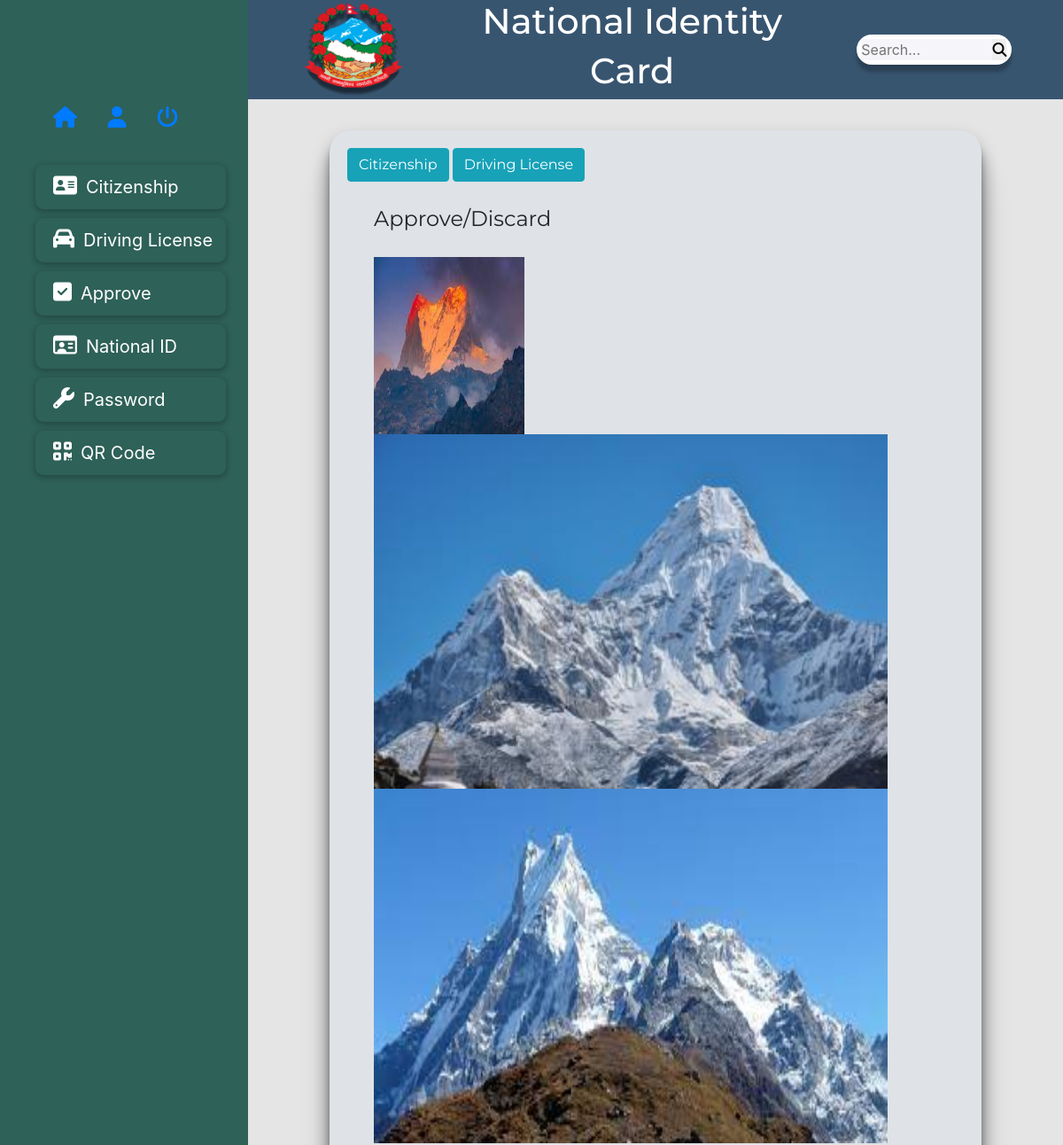
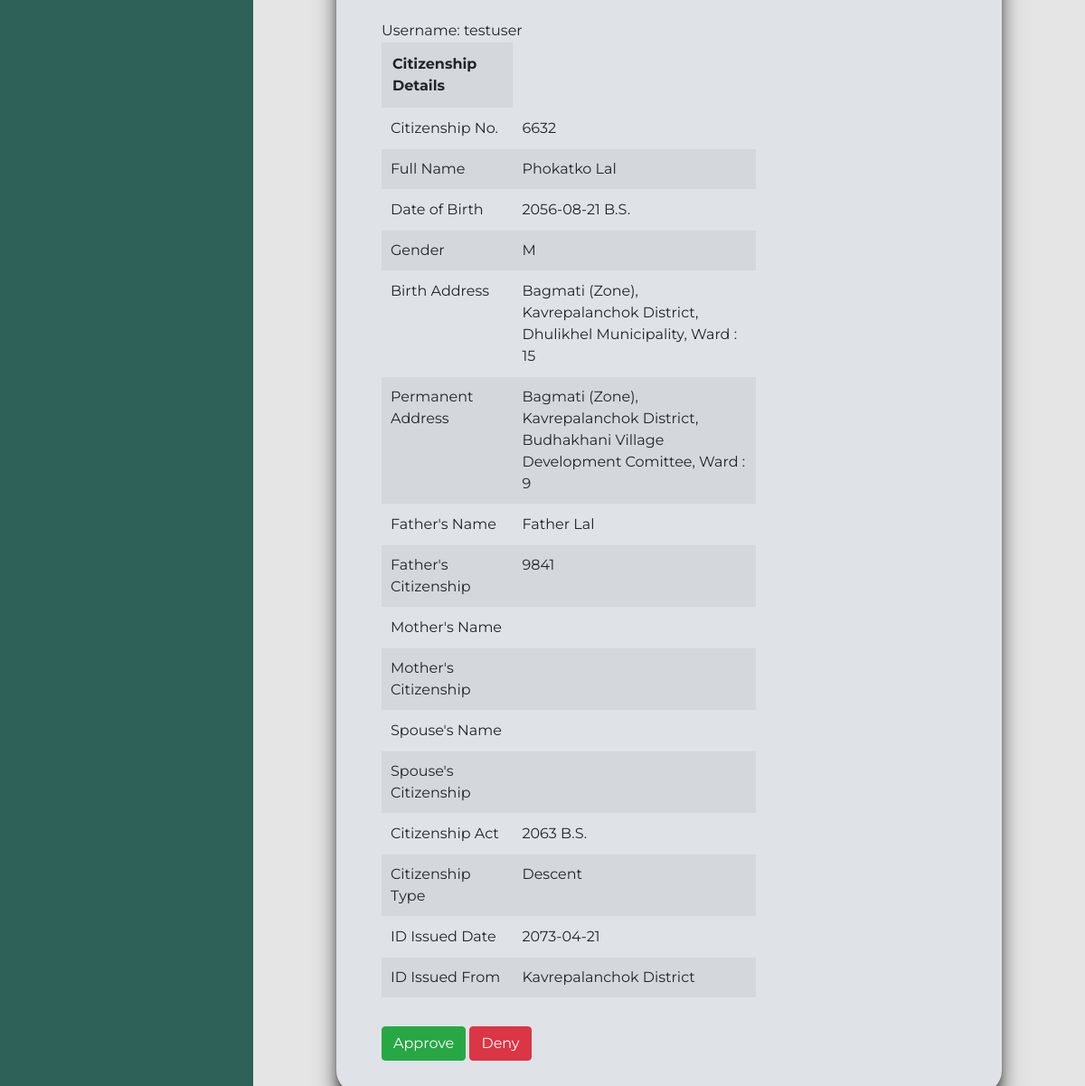
The app's page /accounts/approve/citizenship/ (signed in) with its own data (2 pictures, top to bottom).
### documents/models.py (models this page shows, shortened)
class Citizenship(models.Model):
    GENDER_CHOICES = (
        ('M', 'Male'),
        ('F', 'Female'),
        ('O', 'Others')
    )
    id = models.AutoField(primary_key=True)
    citizenship_no = models.CharField(max_length=64, blank=False, null=False)
    gender = models.CharField(max_length=1, choices=GENDER_CHOICES)
    approval = models.OneToOneField(Approval, on_delete=models.PROTECT, null=True, blank=True, related_name="citizenships")
    photo_front = models.FileField(upload_to="citizenship/")
    photo_back = models.FileField(upload_to="citizenship/")
    first_name = models.CharField(max_length=32, blank=False)
    middle_name = models.CharField(max_length=32, blank=True, null=True)
    last_name = models.CharField(max_length=32, blank=False)
    birth_new_old = models.BooleanField(null=False)
    birth_region = models.ForeignKey(Region, on_delete=models.PROTECT, related_name="born_citizens")
    birth_district = models.ForeignKey(District, on_delete=models.PROTECT, related_name="born_citizens")
    birth_local_category = models.ForeignKey(LocalBodyCategory, on_delete=models.PROTECT, related_name="born_citizens")
    birth_local = models.ForeignKey(LocalBody, on_delete=models.PROTECT, related_name="born_citizens")
    birth_ward_no = models.PositiveIntegerField(validators=[MinValueValidator(1), MaxValueValidator(33)])
    perma_new_old = models.BooleanField(null=False)
    perma_region = models.ForeignKey(Region, on_delete=models.PROTECT, related_name="perma_citizens")
    perma_district = models.ForeignKey(District, on_delete=models.PROTECT, related_name="perma_citizens")
    perma_local_category = models.ForeignKey(LocalBodyCategory, on_delete=models.PROTECT, related_name="perma_citizens")
    perma_local = models.ForeignKey(LocalBody, on_delete=models.PROTECT, related_name="perma_citizens")
    perma_ward_no = models.PositiveIntegerField(validators=[MinValueValidator(1), MaxValueValidator(33)])
    dob_bs = models.DateField()
    father_first_name = models.CharField(max_length=32, blank=False)
    father_middle_name = models.CharField(max_length=32, blank=True, null=True)
    father_last_name = models.CharField(max_length=32, blank=False)
    father_citizenship_id = models.IntegerField()#blank=True, null=True)
    mother_first_name = models.CharField(max_length=32, blank=True, null=True)
    mother_middle_name = models.CharField(max_length=32, blank=True, null=True)
    mother_last_name = models.CharField(max_length=32, blank=True, null=True)
    mother_citizenship_id = models.IntegerField(blank=True, null=True)
    is_married = models.BooleanField(null=False)
    spouse_first_name = models.CharField(max_length=32, blank=True, null=True)
    spouse_middle_name = models.CharField(max_length=32, blank=True, null=True)
    spouse_last_name = models.CharField(max_length=32, blank=True, null=True)
    spouse_citizenship_id = models.IntegerField(blank=True, null=True)
    citizenship_type = models.ForeignKey(CitizenshipType, on_delete=models.PROTECT, related_name="citizenships")
    face_photo = models.FileField(upload_to="citizenship/")
    issue_date_bs = models.DateField()
    citizenship_act = models.ForeignKey(CitizenshipAct, on_delete=models.PROTECT, related_name="citizenships")

class CitizenshipAct(models.Model):
    id = models.AutoField(primary_key=True)
    name = models.CharField(max_length=64, blank=False, null=False)
    def __str__(self):
        return f"{self.name}"

class CitizenshipType(models.Model):
    id = models.AutoField(primary_key=True)
    name = models.CharField(max_length=64, blank=False, null=False)
    def __str__(self):
        return f"{self.name}"

### accounts/views.py (the view)
# urls.py: path('approve/citizenship/', account_view.approve, name='profile-approve'),
@login_required
def approve(request):
    off = Officer.objects.get(account=request.user.id)
    district = off.office_address
    cit = Citizenship.objects.filter(perma_district__id=district.pk, approval__isnull=True).first()
    context={
            'title':'Approval'
        }
    if cit is None:
        context={
            'notice':'No documents left for approval.',
            'title':'Approval'
        }
    else:
        cit_data = CitizenshipDetail(cit)
        doc = Documents.objects.get(citizenship__id = cit.pk) # try?
        usr = doc.user.username
        documnt = doc.citizenship
        global cit_id
        cit_id = cit.pk
        if request.method == 'POST':
            form = ApprovalForm(request.POST)
            if form.is_valid():
                form.save(commit=False)
                usrType = User.objects.get(username=request.user.username)
                form.instance.approved_by = Officer.objects.get(account=usrType)
                form.instance.approval_type = 'CIT'
                approve = form.save()
                cit.approval = approve
                cit.save()
                doc = Documents.objects.get(citizenship__id=cit.pk)
                while True:
                    nid = get_national_ID(district.pk)
                    try:
                        document = Documents.objects.get(national_id__exact=nid)
                        continue
                    except ObjectDoesNotExist:
                        doc.national_id = nid
                        break
                doc.save()
                messages.success(request, f'Citizenship Approved for {usr}')
                return redirect('profile-approve')
        else:
            form = ApprovalForm()
        f={
            'form':form,
            'cit_data':cit_data,
            'username':usr,
            'document':documnt
        }
        context.update(f)
    return render(request, 'accounts/profile-approve.html', context = context)

### accounts/forms.py
class ApprovalForm(forms.ModelForm):
       class Meta:
        model = Approval
        fields = []

### address/models.py (called while the page is built)
    def __str__(self):
        if self.new_old:
            return f"{self.name} (Province)"
        else:
            return f"{self.name} (Zone)"

    def __str__(self):
        return f"{self.name}"

    def __str__(self):
        return f"{self.name}"

    def __str__(self):
        return f"{self.name} {self.category}"

### accounts/templates/accounts/profile-approve.html (shortened to what this page needs)
{% extends "accounts/profile-layout.html" %}
{% load static %}
{% load crispy_forms_tags %}
{% block add_page_style %}
    <link rel="stylesheet" href="{% static 'documents/css/detail.css' %}" type ="text/css">
{% endblock %}
{% block pageContent%}
<div class="main">
  <div class="main-content">
      <div class="personal_details" id="info-box">
            <a href="{% url 'profile-approve'%}" class="btn btn-info">Citizenship</a>
            <a href="{% url 'license-approve'%}" class="btn btn-info">Driving License</a> <br><br>
            <main role="main" class="container">
                <div class="">
                    <div class="col-md-8">
                    <div class="content-section">
                    {% if notice %} {{notice}}
                    {% else %}
                     <form method="POST">
                        <fieldset class="form-group">
                            <legend class="border-bottom mb-4">Approve/Discard</legend>
                                {% if document %}
                                <div class="document_img">
                                    {% if document.face_photo.url %}<img id="face_photo" src="{{document.face_photo.url}}">{% endif %}
                                    {% if document.photo_front.url %}<img id="citizenship_front" src = "{{document.photo_front.url}}">{% endif %}
                                    {% if document.photo_back.url %}<img id="citizenship_back" src = "{{document.photo_back.url}}">{% endif %}
                                </div>
                                {% endif %}
                                <br>
                                {% if username %} Username: {{username}} {%endif%}
                                <br>
                                {% if cit_data %}
                                  <table class="table table-striped">
                                  <th>Citizenship Details</th>
                                        {% for key, value in cit_data.items %}
                                        <tr>
                                            <td style="width:200px;"> {{key}} </td> <td style="width:500px;"> {{value}} </td>
                                        </tr>
                                        {% endfor %}
                                    </table>
                                {% endif %}
                        </fieldset>
                    <div class="form-group">
                        <button class="btn btn-success" type="submit">Approve</button>
                        {%if cit_data %}<a href="{%url 'deny-profile' %}" class="btn btn-danger">Deny</a> {% endif %}
                    </div>
                    </form>
                    {% endif %}
                </div>
        </main>
    </div>
</div>
{% endblock pageContent%}

### accounts/templates/accounts/profile-layout.html (shortened to what this page needs)
{% extends "home/base.html" %}
{% load static %}
{% block titleSection %}
    <link rel="stylesheet" type ="text/css" href="{% static 'accounts/css/profile-header.css' %}">
    <link rel="stylesheet" type ="text/css" href="{% static 'accounts/css/profile-sidenav.css' %}">
    <link rel="stylesheet" type ="text/css" href="{% static 'accounts/css/personal-info.css' %}">
    {% block add_page_style %} {% endblock add_page_style%}
{% endblock titleSection %}
{% block content%}
<aside>
<div class="sidenav">
    <nav>
            <ol>
                <li><a href="{%url 'account-profile'%}"><i class="fa fa-home" style="font-size:24px"></i></a></li>
                <li><a href="{%url 'profile-update'%}"><i class='fas fa-user' style='font-size:24px'></i></a></li>
                <li><a href="{% url 'account-logout' %}"><i class="fas fa-power-off" style="font-size:24px"></i></a></li>
            </ol>
            <ul>
                <li><a href="{% url 'citizenship'%}"><i class="fa fa-address-card" style="font-size:24px"></i>Citizenship</a></li>
                <li><a href="{% url 'driving_license'%}"><i class="fa fa-automobile" style="font-size:24px"></i>Driving License</a></li>
                {% if user.officerName %}
                <li><a href="{%url 'profile-approve'%}"><i class="fa fa-check-square" style="font-size:24px"></i>Approve</a></li>
                {% endif %}
                <li><a href="{%url 'national_id'%}"><i class="fa fa-drivers-license-o" style="font-size:24px"></i>National ID</a></li>
                <li><a href="{%url 'change-password'%}"><i class="fa fa-wrench" style="font-size:24px"></i>Password</a></li>
                <li><a href="{%url 'qrcode'%}"><i class="fa fa-qrcode" style="font-size:24px"></i>QR Code</a></li>
            </ul>
    </nav>
</aside>
    <header>
            <div class="main">
                <div class="flex-container-header">
                    <div class="logo">
                        <img src="{% static 'home/img/emblem.png' %}">
                    </div>
                        <div class="project-name">
                                <h1>National Identity
                                <h1>Card</h1>
                        </div>
                        <div class="search-bar">
                            <form action="#">
                            <input type="text" placeholder="Search..." name="search">
                            <button type="submit"><i class="fa fa-search"></i></button>
                        </form>
                        </div>
                </div>
            </div>
    </header>
 <article>
{% block pageContent %}{% endblock pageContent %}
</article>
{% endblock content%}

### home/templates/home/base.html (shortened to what this page needs)
<!DOCTYPE html>
{% load static %}
<html lang="en">
<head>
    <link rel="stylesheet" href="https://maxcdn.bootstrapcdn.com/bootstrap/4.0.0/css/bootstrap.min.css">
    <link href="http://nepalidatepicker.sajanmaharjan.com.np/nepali.datepicker/css/nepali.datepicker.v3.7.min.css" rel="stylesheet" type="text/css"/>
    <link rel="stylesheet" href="https://cdnjs.cloudflare.com/ajax/libs/font-awesome/4.7.0/css/font-awesome.min.css">
   {% block titleSection%}    {% endblock titleSection%}
</head>
<body>
    {% block content %}{% endblock %}
</body>
</html>

### accounts/static/accounts/css/profile-header.css (style rules this page uses)
* { box-sizing: border-box; }
body { background-color: #E5E5E5; }
.flex-container-header { width: 95%; margin: auto; margin-top: 0px; display: flex; flex-wrap: wrap; flex-direction: row; }
.logo { padding: 0px; flex-shrink: 0; margin: auto; }
.logo img { border-radius: 50%; padding: 2px; width: 100%; height: 100%; max-width: 128px; max-height: 110px; min-width: 50px; min-height: 50px; }
header { background: #385570; color: #ffffff; min-height: 60px; }
header .project-name { padding-bottom: 0px; width: 50%; text-align: center; }
header .project-name h1 { text-align: center; font-family: Montserrat; }
.search-bar { width: 20%; align-items: flex-start; margin: auto; align-content: center; border: #ffffff 5px solid; background-color: #ffffff; box-shadow: 0px 8px 4px rgba(0, 0, 0, 0.25), inset -2px -2px 4px rgba(255, 255, 255, 0.5), inset 2px 2px 4px rgba(170, 170, 204, 0.25), inset 5px 5px 10px rgba(170, 170, 204, 0.5), inset -5px -5px 10px #FFFFFF; border-radius: 40px; }
.search-bar form input[type=text] { border: none; outline: none; float: left; padding: 0px; width: 90%; background: #F5F5FA; }
.search-bar form button { float: left; padding: 0px; cursor: pointer; outline: none; border: none; }

### accounts/static/accounts/css/profile-sidenav.css (style rules this page uses)
.sidenav { height: 100%; width: 280px; position: fixed; z-index: 1; background-color: #2E6158; overflow-x: hidden; padding-top: 20px; list-style: none; text-decoration: none; margin: 0; padding: 0; }
.sidenav ul { list-style: none; margin-left: 0px; }
.sidenav nav>ul a { padding: 10px 10px 10px 20px; text-decoration: none; color: #f8f8f8; display: block; text-align: left; line-height: 30px; height: 100%; width: 100%; font-size: 20px; box-sizing: border-box; transition: .3s; box-shadow: 0px 2px 6px 1px rgb(0 0 0 / 25%); border-radius: 9px; margin-top: 10px; }
.sidenav ol { line-height: 70px; margin-top: 100px; }
.sidenav ol li { list-style: none; display: inline; margin-left: 10px; padding: 10px; }
.sidenav ul li { margin-right: 25px; margin-left: 0px; }
.sidenav ul a i { margin-right: 10px; }
.main { margin-left: 280px; margin-top: 0px; }
.sidenav nav>ul a:link, a:visited { color: #ffffff; text-decoration: none; }

### accounts/static/accounts/css/personal-info.css (style rules this page uses)
* { box-sizing: border-box; }
.main-content { margin-top: 0px; margin: auto; width: 80%; }
#info-box { border-radius: 25px; padding: 20px; box-shadow: 0px 10px 20px rgba(0, 0, 0, 0.28), 0px 41.7776px 33.4221px rgba(0, 0, 0, 0.201279), 0px 22.3363px 17.869px rgba(0, 0, 0, 0.16691), 0px 12.5216px 10.0172px rgba(0, 0, 0, 0.14), 0px 6.6501px 5.32008px rgba(0, 0, 0, 0.11309), 0px 2.76726px 2.21381px rgba(0, 0, 0, 0.0787208); background-color: #DFE3E7 }
.main-content .personal_details { margin-top: 35px; font-family: Montserrat; width: 100%; }
.personal_details td { list-style: none; padding: 10px; }

### documents/static/documents/css/detail.css (style rules this page uses)
#face_photo { width: 170px; height: 200px; }
.document_img img { width:580px; height: 400px; }

### records on screen
Citizenship: face_photo (picture), photo_front (picture), photo_back (picture), cit_data "6632"
CitizenshipAct: cit_data "2063 B.S."
CitizenshipType: cit_data "Descent"

### other values on screen
{{ username }} "testuser"
{{ key }} "Citizenship No." "Full Name" "Date of Birth" "Gender" "Birth Address" "Permanent Address" "Father's Name" "Father's Citizenship" "Mother's Name" "Mother's Citizenship" "Spouse's Name" "Spouse's Citizenship" "Citizenship Act" "Citizenship Type" "ID Issued Date" "ID Issued From"
{{ value }} "Phokatko Lal" "2056-08-21 B.S." "M" "Bagmati (Zone), Kavrepalanchok District, Dhulikhel Municipality, Ward : 15" "Bagmati (Zone), Kavrepalanchok District, Budhakhani Village Development Comittee, Ward : 9" "Father Lal" "9841" "2073-04-21" "Kavrepalanchok District"
